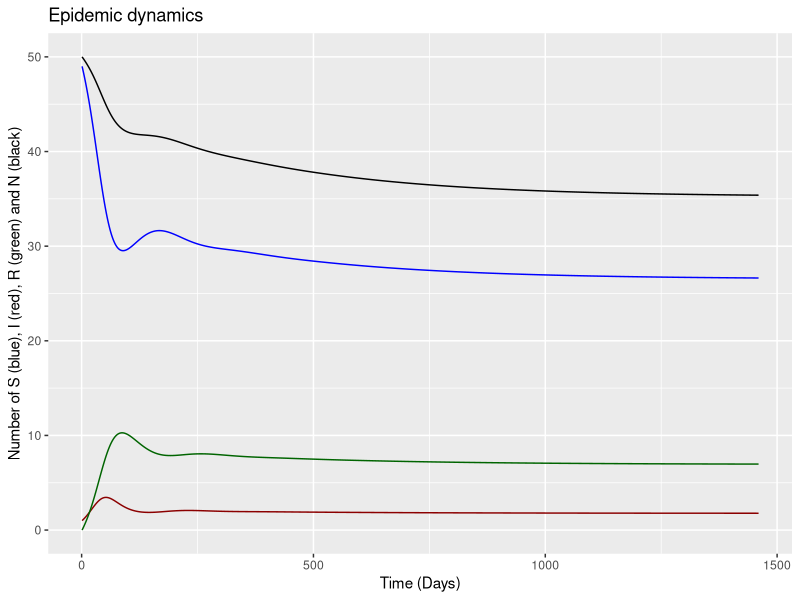

Write the R code that produced this figure.
## ---- chunk 1
#Initialization of parameters related to epidemic dynamics

# Pathogen parameters  
trans = 0.2;
rec = 1/10;	# Infectious period lasts 10 days
loss = 1/40; # immunity lasts 40 days
madd = 0.05; # 5% chance of dying per infected day

## ---- chunk 2
# Initialization of population dynamics parameters

# Population parameters
K = 50;		    
sr = 0.5;	    
m1 = 0.0008;	    
m2 = 0.0003; #They live about 13 years	    
f = 0.006;	
portee = 7; #	
t1 = 1/365;	# Females mature at one year old    
	    
## ---- chunk 3
# Creation of a matrix of 0 with the right dimensions (3 rows, 3 columns, the number of days in the simulation)

temps = 4*365; #Simulation time = 4 years

MAT <- array(0, dim=c(3,3,temps)); 

## ---- chunk 4
# starting conditions 
MAT[1,1,1] <- 6;                  # number of healthy juveniles at initial conditions
MAT[2,1,1] <- 43;                 # number of healthy adults at initial conditions
MAT[2,2,1] <- 1;                  # number of sick adults at initial conditions
## ---- chunk 5
MAT[1:2,1,1]
## ---- chunk 6
MAT[1,1:2,1] #Healthy and infected juveniles at starting conditions
MAT[1,1,1:5] #Healthy juveniles during the first 5 days (for the moment, the numbers are 0 after t=1 as the simulation has not yet been run).
## ---- chunk 7
MAT[1:3,1,1] # Method seen above for accessing lines 1 to 3 for healthy state at initial conditions

MAT[,1,1] # New method
## ---- chunk 8
MAT[1:2,,1:2] # Visualization of juvenile and adult numbers for all health conditions over the first two days.
## ---- chunk 9
sum(MAT[1:2,1,1])  # Sum of the number of healthy juveniles and adults at initial conditions 
## ---- chunk 10
# Population size by health status at initial conditions

MAT[3,1,1] <- sum(MAT[1:2,1,1]); #Total number of healthy meerkats 
MAT[3,2,1] <- sum(MAT[1:2,2,1]); #Total number of infectious meerkats
MAT[3,3,1] <- sum(MAT[1:2,3,1]); #Total number of immunized meerkats
## ---- chunk 11
Nevo <- rep(0,temps) # Vector initialization to store total population over time
Nevo[1] <- sum(MAT[3,,1])

# SIMULATIONS
for (t in 1:(temps-1)){ 
  # For the juveniles 0-1 year (see equations above)
  # Note: births are positive, as newborns are in a healthy state.
  N <- sum(MAT[3,,t]); # size of total living population
 
  MAT[1,1,t+1] <- MAT[1,1,t]*(1-m1-t1-trans*MAT[3,2,t]/N) + loss*MAT[1,3,t] + max(0, sr*portee*(sum(MAT[2,,t])*f ) * (1 - N/K)); # Healthy juveniles the next day
  MAT[1,2,t+1] <- MAT[1,2,t]*(1-m1-madd-t1-rec) + trans*MAT[1,1,t]*MAT[3,2,t]/N; # Sick juveniles the next day
  MAT[1,3,t+1] <- MAT[1,3,t]*(1-m1-t1-loss) + rec*MAT[1,2,t]; # Immunized juveniles the next day

  # For the adult category 1-13 years (see equations above)
 
  MAT[2,1,t+1] <- MAT[2,1,t]*(1-m2-trans*MAT[3,2,t]/N) + MAT[1,1,t]*t1 + loss*MAT[2,3,t]; 
  MAT[2,2,t+1] <- MAT[2,2,t]*(1-m2-madd-rec) + MAT[1,2,t]*t1 + trans*MAT[2,1,t]*MAT[3,2,t]/N; 
  MAT[2,3,t+1] <- MAT[2,3,t]*(1-m2-loss) + MAT[1,3,t]*t1 + rec*MAT[2,2,t];
  
  # Calculation of population numbers by state of health
  MAT[3,1,t+1] <- sum(MAT[1:2,1,t+1]);
  MAT[3,2,t+1] <- sum(MAT[1:2,2,t+1]);
  MAT[3,3,t+1] <- sum(MAT[1:2,3,t+1]);              
 
  
  Nevo[t+1] <- sum(MAT[3,,t+1])
  
}# fin boucle temps
## ---- chunk 12
#Conversion of total numbers by health status over time into dataframes

Effectifs_sains<-as.data.frame(MAT[3,1,])        # Healthy
Effectifs_infectieux<-as.data.frame(MAT[3,2,])   # Infectious
Effectifs_immunises<-as.data.frame(MAT[3,3,])    # Immunized

# Putting it in the form of a single dataframe
Effectifs<-cbind(Effectifs_sains,Effectifs_infectieux,Effectifs_immunises)

# Graphic
library(ggplot2)
Effectifsplot <- ggplot(Effectifs,aes(x=seq(1,temps,1))) +
  geom_line(aes(y=Effectifs[,1]),color="blue") +    
  geom_line(aes(y=Effectifs[,2]),color="darkred") + 
  geom_line(aes(y=Effectifs[,3]),color="darkgreen" ) + 
  geom_line(aes(y=Nevo),color="black") +
  labs(title="Epidemic dynamics",x="Time (Days)",y="Number of S (blue), I (red), R (green) and N (black)")

Effectifsplot  
